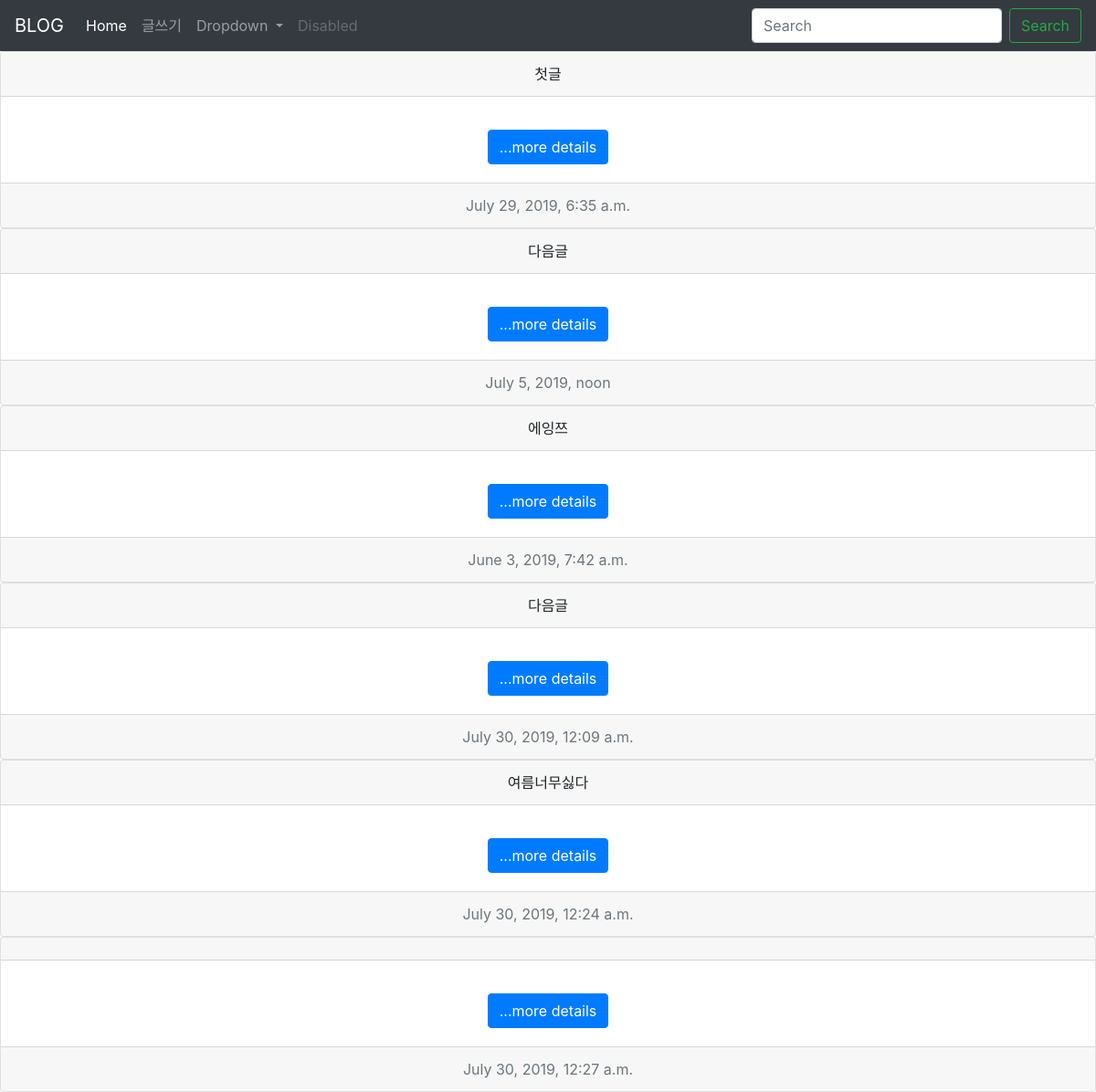
The page / on the database its author committed.
### blog/models.py (models this page shows, shortened)
class Blog(models.Model):
    title = models.CharField(max_length=200)
    pub_data = models.DateTimeField('data published')
    body = models.TextField()

### blog/views.py (the view)
# urls.py: path('', blog.views.home, name="home"),
def home(request):
    blogs = Blog.objects  #퀴리셋 #메소드
    return render(request, 'home.html', {'blogs':blogs})

### blog/templates/home.html (shortened to what this page needs)
<DOCKTYPE html>
  <head>
    <link rel="stylesheet" href="https://stackpath.bootstrapcdn.com/bootstrap/4.3.1/css/bootstrap.min.css">
    <body>
        <nav class="navbar navbar-expand-lg navbar-dark bg-dark">
            <a class="navbar-brand" href="{% url 'home' %}">BLOG</a>
            <div class="collapse navbar-collapse" id="navbarSupportedContent">
              <ul class="navbar-nav mr-auto">
                <li class="nav-item active">
                  <a class="nav-link" href="{% url 'home' %}">Home <span class="sr-only">(current)</span></a>
                </li>
                <li class="nav-item">
                  <a class="nav-link" href="{% url 'new' %}">글쓰기</a>
                </li>
                <li class="nav-item dropdown">
                  <a class="nav-link dropdown-toggle" href="#" id="navbarDropdown" role="button" data-toggle="dropdown" aria-haspopup="true" aria-expanded="false">
                    Dropdown
                  </a>
                </li>
                <li class="nav-item">
                  <a class="nav-link disabled" href="#" tabindex="-1" aria-disabled="true">Disabled</a>
                </li>
              </ul>
              <form class="form-inline my-2 my-lg-0">
                <input class="form-control mr-sm-2" type="search" placeholder="Search" aria-label="Search">
                <button class="btn btn-outline-success my-2 my-sm-0" type="submit">Search</button>
              </form>
            </div>
          </nav>
          {% for blog in blogs.all %}
          <div class="card text-center">
              <div class="card-header">
                  {{blog.title}}
              </div>
              <div class="card-body">
                <a href="{% url 'detail' blog.id %}" class="btn btn-primary">...more details</a>
              </div>
              <div class="card-footer text-muted">
                  {{blog.pub_data}}
              </div>
            </div>
          {% endfor %}
    </body>
  </head>
</DOCKTYPE>

### rows shown on the page
Blog: title "첫글", pub_data "July 29, 2019, 6:35 a.m."
Blog: title "다음글", pub_data "July 5, 2019, noon"
Blog: title "에잉쯔", pub_data "June 3, 2019, 7:42 a.m."
Blog: title "다음글", pub_data "July 30, 2019, 12:09 a.m."
Blog: title "여름너무싫다", pub_data "July 30, 2019, 12:24 a.m."
Blog: pub_data "July 30, 2019, 12:27 a.m."
